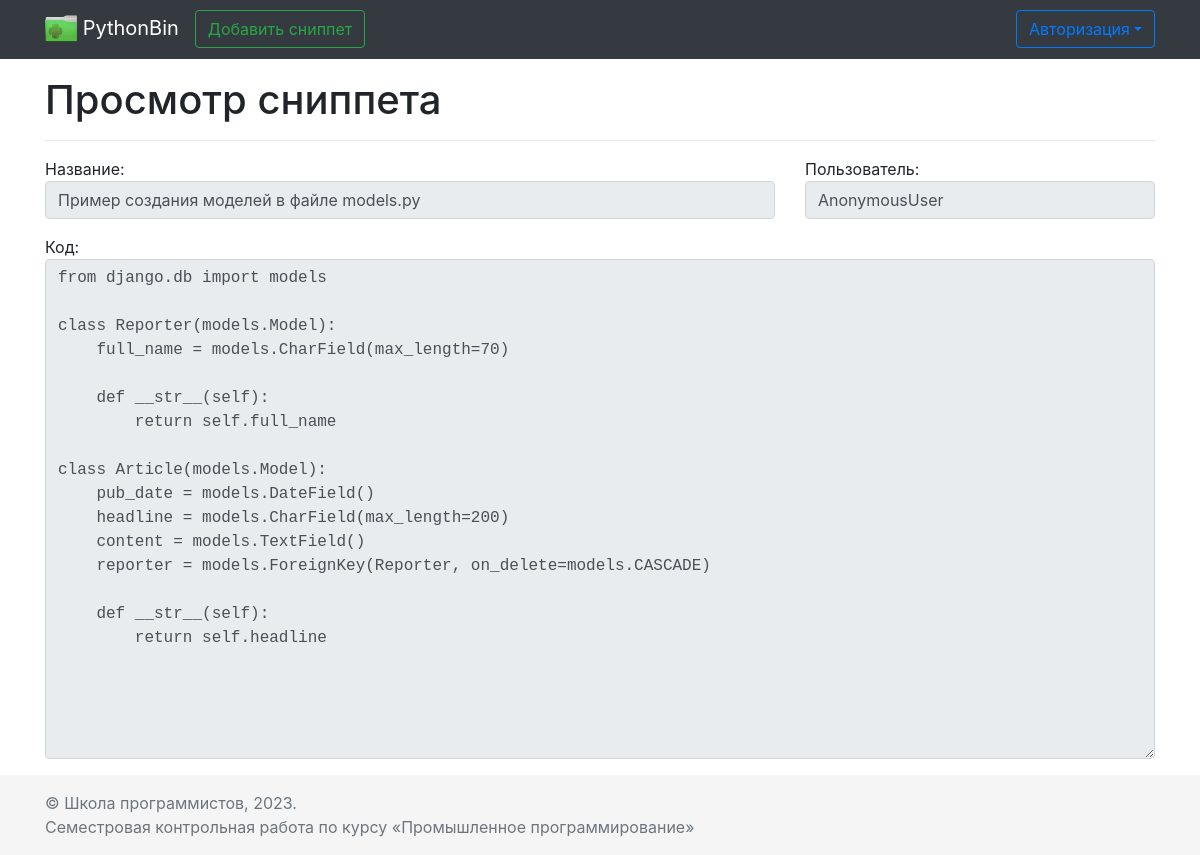
The page /snippets/1 on the database its author committed.
### main/models.py (models this page shows)
class Snippet(models.Model):
    name = models.CharField(max_length=200)
    code = models.TextField(max_length=5000)
    creation_date = models.DateTimeField()
    user = models.ForeignKey(to=User, on_delete=models.CASCADE,
                             blank=True, null=True)  # can be empty due to usage of AnonymousUser

### main/views.py (the view)
# urls.py: path('snippets/<int:id>', views.view_snippet_page, name='view_snippet'),
def view_snippet_page(request, id):
    context = get_base_context(request, 'Просмотр сниппета')
    try:
        record = Snippet.objects.get(id=id)
        if request.user.is_authenticated:
            context['addform'] = AddSnippetForm(
                initial={
                    'user': request.user.username,
                    'name': record.name,
                    'code': record.code,
                }
            )
        else:
            context['addform'] = AddSnippetForm(
                initial={
                    'user': 'AnonymousUser',
                    'name': record.name,
                    'code': record.code,
                }
            )
    except Snippet.DoesNotExist:
        raise Http404
    return render(request, 'pages/view_snippet.html', context)

### main/forms.py
class LoginForm(forms.Form):
    username = forms.CharField(
        max_length=20,
        required=True,
        widget=forms.TextInput(
            attrs={
                'class': 'form-control',
                'placeholder': 'Username',
            }
        )
    )
    password = forms.CharField(
        max_length=20,
        required=True,
        widget=forms.PasswordInput(
            attrs={
                'class': 'form-control',
                'placeholder': 'Password',
            }
        )
    )

class AddSnippetForm(forms.Form):
    name = forms.CharField(
        label='Название',
        max_length=200,
        widget=forms.TextInput(
            attrs={
                'class': 'form-control'
            }
        )
    )
    user = forms.CharField(
        label='Пользователь',
        max_length=20,
        widget=forms.TextInput(
            attrs={
                'class': 'form-control',
                'disabled': '',
            }
        ),
        required=False
    )
    code = forms.CharField(
        label='Код',
        max_length=5000,
        widget=forms.Textarea(
            attrs={
                'class': 'form-control',
                'style': 'height:500px'
            }
        )
    )

### main/views.py (called while the page is built)
def get_base_context(request, pagename):
    return {
        'pagename': pagename,
        'loginform': LoginForm(),
        'user': request.user,
    }

### main/templates/pages/view_snippet.html (shortened to what this page needs)
{% extends 'base.html' %}
{% block content %}
<div class="row">
    <div class="col">
        <form>
            <fieldset disabled>
                <div class="form-group row">
                    <div class="col col-8">
                        {{ addform.name.label }}: {{ addform.name }}
                    </div>
                    <div class="col col-4">
                        {{ addform.user.label }}: {{ addform.user }}
                    </div>
                </div>
                <div class="form-group row">
                    <div class="col">
                        {{ addform.code.label }}: {{ addform.code }}
                    </div>
                </div>
            </fieldset>
        </form>
    </div>
</div>
{% endblock %}

### main/templates/base.html (shortened to what this page needs)
{% load static %}
<!doctype html>
<html lang="en" class="h-100">
    <head>
        {% block base_css %}
        <link rel="stylesheet" href="{% static 'css/bootstrap.min.css' %}">
        <link rel="stylesheet" href="{% static 'css/sticky-footer-navbar.css' %}">
        {% endblock %}
    </head>
    <body class="d-flex flex-column h-100">
        <header>
            {% block header %}
                {% include 'header.html' %}
            {% endblock %}
        </header>
        <main role="main" class="mt-3 flex-shrink-0">
            <div class="container">
                {% block pagename %}
                <div class="row">
                    <div class="col">
                        <h1>{{ pagename }}</h1><hr>
                    </div>
                </div>
                {% endblock %}
                {% block content %}
                {% endblock %}
            </div>
        </main>
        <footer class="footer mt-auto py-3">
            {% block footer %}
                {% include 'footer.html' %}
            {% endblock %}
        </footer>
    </body>
</html>

### main/templates/header.html (shortened to what this page needs)
{% load static %}
<nav class="navbar navbar-expand-md navbar-dark fixed-top bg-dark">
    <div class="container">
        <a class="navbar-brand" href="{% url 'index' %}">
            <img src="{% static 'images/logo.png' %}" width="32" height="32" alt="">
            PythonBin
        </a>
        <div class="collapse navbar-collapse" id="navbarCollapse">
            <ul class="navbar-nav mr-auto">
                <li class="form-inline">
                    <a class="btn btn-outline-success" href="{% url 'add_snippet' %}">Добавить сниппет</a>
                </li>
            </ul>
            {% if request.user.is_authenticated %}
                <ul class="navbar-nav mr-right">
                    <span class="navbar-text">
                        Здравствуй, {{ request.user.username }}!
                    </span>
                    <li class="nav-item active"><a class="nav-link" href="{% url 'logout' %}">Выйти</a></li>
                </ul>
            {% else %}
                <li class="navbar-nav mr-right nav-item dropdown dropdown-menu-right">
                    <a class="btn btn-outline-primary my-2 my-sm-0 dropdown-toggle" href="#" id="navbarDropdown"
                       role="button" data-toggle="dropdown" aria-haspopup="true" aria-expanded="false">Авторизация</a>
                </li>
            {% endif %}
        </div>
    </div>
</nav>

### main/templates/footer.html
<div class="container">
    {% block footer %}
    <span class="text-muted">
        &copy; Школа программистов, {% now "Y" %}. <br>
        Семестровая контрольная работа по курсу &laquo;Промышленное программирование&raquo;
    </span>
    {% endblock %}
</div>

### static/css/sticky-footer-navbar.css (style rules this page uses)
main > .container { padding: 60px 15px 0; }
.footer { background-color: #f5f5f5; }
.footer > .container { padding-right: 15px; padding-left: 15px; }

### main/templates/pages/view_snippet.html (style rules this page uses)
textarea { font-family:monospace; }

### rows shown on the page
Snippet: name "Пример создания моделей в файле models.py", user "AnonymousUser", code "from django.db import models class Reporter(models.Model): full_name = models.CharField(max_length=70) def __str__(self): return self.full_name class Article(models.Model): pub_date = models.DateField() headline = models.CharField(max_length=200) content = models.TextField() reporter = models.ForeignKey(Reporter, on_delete=models.CASCADE) def __str__(self): return self.headline"

### other values the page prints
{{ pagename }} "Просмотр сниппета"
{{ addform.name.label }} "Название"
{{ addform.user.label }} "Пользователь"
{{ addform.code.label }} "Код"
